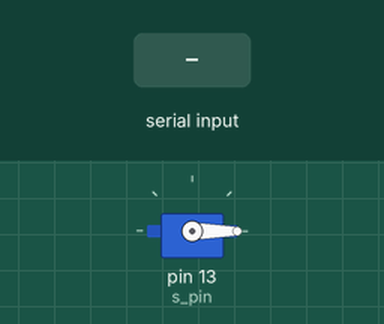
Bench run of a sketch on a simulated Arduino Uno, built with avr-gcc and run on an emulated ATmega328P. Parts: servo. Inputs (shaded band) come from the test bench. What the sketch prints to the serial monitor is not drawn.

Above: at 1.2 s.
1.3 s: "Hello" received over Serial
At 1.56 s:
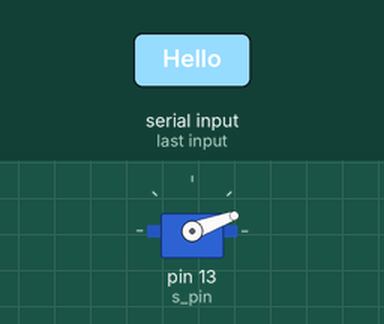
At 3.21 s:
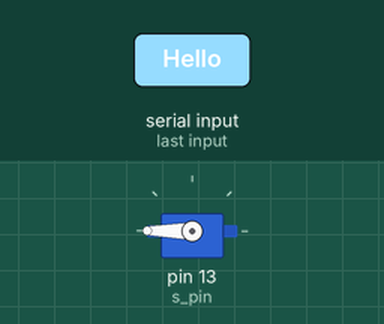
4.3 s: "1" received over Serial
At 4.46 s:
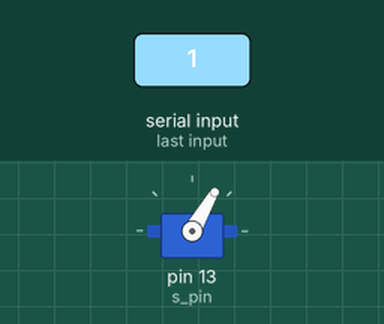
Timing chart, 0 to 7.3 s (numbered marks = the images above; inputs shaded):
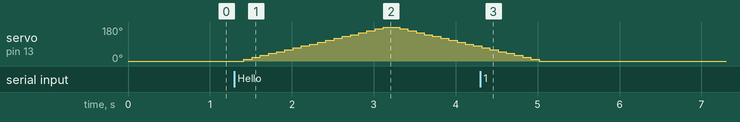

The sketch:

string_to_arduino.ino
```cpp
#define s_pin 13
#include <Servo.h>
String serialData;
int angle;
int i;
Servo servo;
void setup() {
  // put your setup code here, to run once:
  servo.attach(s_pin);
  Serial.begin(9600);
  servo.write(0);
  Serial.setTimeout(10);
}

void loop() {
  // put your main code here, to run repeatedly:
  while (!Serial.available()) {} // wait for data to arrive
  // serial read section
  while (Serial.available())
  {
    serialData = Serial.readString();
  }


  if(serialData == "Hello"){
    survey();
  }
  Serial.println(serialData);
}

void survey(){
  for(i=0; i <= 180; i+=10){
    servo.write(i);
    delay(100);
  }

  for(i=180; i >=0; i-=10){
    servo.write(i);
    delay(100);
  }
}
```

Measured:
- after the input at 1.3 s, servo on pin 13 (s_pin): rises from 0° to 180° in 1.7 s, then falls to 80° in 1.1 s
